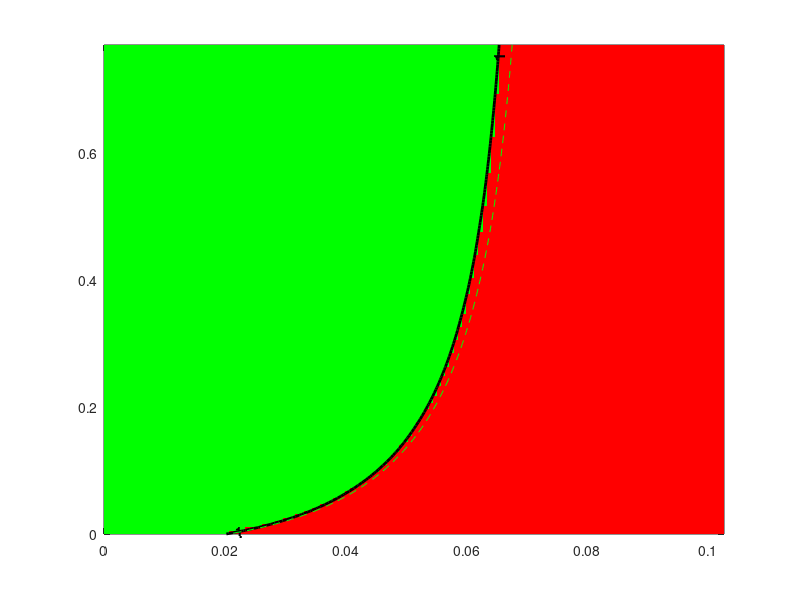

Recreate this plot in MATLAB. (Note: this script raises an error after producing the figure.)
clc; clear; close all;

%% Fixed parameters
Lambda_h = 908800;
Lambda_v = 7008000000;
mu_h = 0.0142;
mu_v = 0.5;
mu1 = 0.001;
mu2 = 0.073;
b = 0.6;
c = 0.3;
d = 0.45;
e = 0.8;
sigma = 0.34074;
phi = 0.81425;
rho = 0.52869;

%% India baseline parameter (median)
kappa_med  = 0.46312;
epsilon_med = 0.93459;
alpha_med   = 0.28012; 
eta_med     = 0.54376;
tau_med     = 0.48077;
delta_med   = 0.74591;

%% 95% CI bounds (from Table 2)
kappa_CI   = [0.4402 0.4861];
epsilon_CI = [0.8708 0.9875];
alpha_CI   = [0.2477 0.3122];
eta_CI     = [0.4934 0.5939];
tau_CI     = [0.4390 0.5225];
delta_CI   = [0.6841 0.8083];

%% Parameter grids
gamma = linspace(0,0.76959,150);   % recovery rate (rows)
beta  = linspace(0,0.10259,150);   % transmission rate (cols)
[Beta,Gamma] = meshgrid(beta,gamma);

%% Monte-Carlo simulation settings
Nsample = 200;      % for quick test; set to 500 or higher when satisfied
R0_all  = NaN([size(Beta), Nsample]);

rng(0); % for reproducibility

%% Monte Carlo loop
for n = 1:Nsample
    % sample parameters uniformly within 95% CI
    kappa   = kappa_CI(1)   + rand*(kappa_CI(2)-kappa_CI(1));
    epsilon = epsilon_CI(1) + rand*(epsilon_CI(2)-epsilon_CI(1));
    alpha   = alpha_CI(1)   + rand*(alpha_CI(2)-alpha_CI(1));
    eta     = eta_CI(1)     + rand*(eta_CI(2)-eta_CI(1));
    tau     = tau_CI(1)     + rand*(tau_CI(2)-tau_CI(1));
    delta   = delta_CI(1)   + rand*(delta_CI(2)-delta_CI(1));
    
    % compute R for this random parameter set
    % break the expression into parts for clarity & numerical safety
    A1 = (rho.*(b.*Beta - c.*Beta.*(eta-1))) ./ (mu_v.*(mu_v+rho));
    part1 = (Lambda_v.*d.*Beta.*epsilon.*kappa.*mu_h) ./ (Lambda_h.*mu_v.*(epsilon+mu_h).*(Gamma+mu_h+mu1));
    part2 = (Lambda_v.*e.*Beta.*epsilon.*mu_h.*(kappa-1)) ./ (Lambda_h.*mu_v.*(epsilon+mu_h).*(alpha+mu_h+mu2));
    R = A1 .* (part1 - part2);
    
    % Replace Inf with NaN (guard against divide by zero)
    R(~isfinite(R)) = NaN;
    
    % Clamp negative R to 0 before sqrt (R should be nonnegative for R0)
    R_clamped = R;
    R_clamped(R_clamped < 0) = 0;
    
    % If R_clamped is NaN everywhere for this n, skip storing to avoid polluting stats
    if all(isnan(R_clamped(:)))
        warning('Sample %d produced all NaNs - skipping', n);
        continue;
    end
    
    R0_all(:,:,n) = sqrt(R_clamped);
    
    % optional progress indicator every 50 samples
    if mod(n,50) == 0
        fprintf('Completed sample %d / %d\n', n, Nsample);
    end
end

%% Remove fully-NaN slices (if some samples were skipped)
valid_slices = squeeze(~all(all(isnan(R0_all),1),2));
R0_all = R0_all(:,:,valid_slices);

if isempty(R0_all)
    error('No valid Monte Carlo samples remained. Check your parameter ranges and expressions.');
end

%% Compute statistics across all samples
% Use median ignoring NaNs. For older MATLAB versions use nanmedian
try
    R0_med = median(R0_all,3,'omitnan');
    R0_p05 = prctile(R0_all,5,3);
    R0_p95 = prctile(R0_all,95,3);
catch
    % fallback for older MATLAB:
    R0_med = nanmedian(R0_all,3);
    R0_p05 = prctile(R0_all,5,3); % prctile handles NaN slices as well
    R0_p95 = prctile(R0_all,95,3);
end

%% Binary map (median)
regionMap = zeros(size(R0_med));
regionMap(R0_med<1)=1;
regionMap(R0_med>=1)=2;

%% Plot median contour with uncertainty shading
% figure('Color','w','Position',[100 100 800 600]);


figure;




% plot median safe/epidemic regions
hMap = pcolor(Beta,Gamma,regionMap);
shading flat;
colormap([0 1 0; 1 0 0]); % light green/red
caxis([1 2]);
hold on;

% contour for median threshold
[c1,h1] = contour(Beta,Gamma,R0_med,[1 1],'k','LineWidth',2);
clabel(c1,h1,'FontSize',11,'FontWeight','bold','Color','k','LabelSpacing',300);

% contour for uncertainty band (5th and 95th percentile thresholds)
[c2,h2] = contour(Beta,Gamma,R0_p05,[1 1],'--','Color',[0.3 0.3 0.3],'LineWidth',2.5);
[c3,h3] = contour(Beta,Gamma,R0_p95,[1 1],'--','Color',[0.3 0.3 0.3],'LineWidth',2.5);

xlabel('\bf \beta','FontSize',13);
ylabel('\bf \gamma','FontSize',13);

title('\bf India: Safe (Green) vs Epidemic (Red) Regions','FontSize',14,'FontWeight','bold');

% ---- Add invisible handles for legend ----
hSafe = patch(NaN, NaN, 'g', 'FaceAlpha',0.6, 'EdgeColor','none');
hEpi  = patch(NaN, NaN, 'r', 'FaceAlpha',0.6, 'EdgeColor','none');
hMed  = plot(NaN, NaN, 'k-', 'LineWidth', 2);
hCI   = plot(NaN, NaN, '--', 'Color',[0.3 0.3 0.3], 'LineWidth', 2);

legend([hSafe hEpi hMed hCI], ...
       {'Safe region (R_0 < 1)', ...
        'Epidemic region (R_0 > 1)', ...
        'Threshold (R_0 = 1)', ...
        '95% CI'}, ...
       'Location','northeast', ...
       'FontSize',12, ...
       'FontWeight','bold', ...
       'Box','on');

set(gca,'fontsize',14,'fontweight','bold','linewidth',1)

% set(gca,'FontSize',12,'FontWeight','bold','LineWidth',1.2);
grid on; box on;

hold off;

